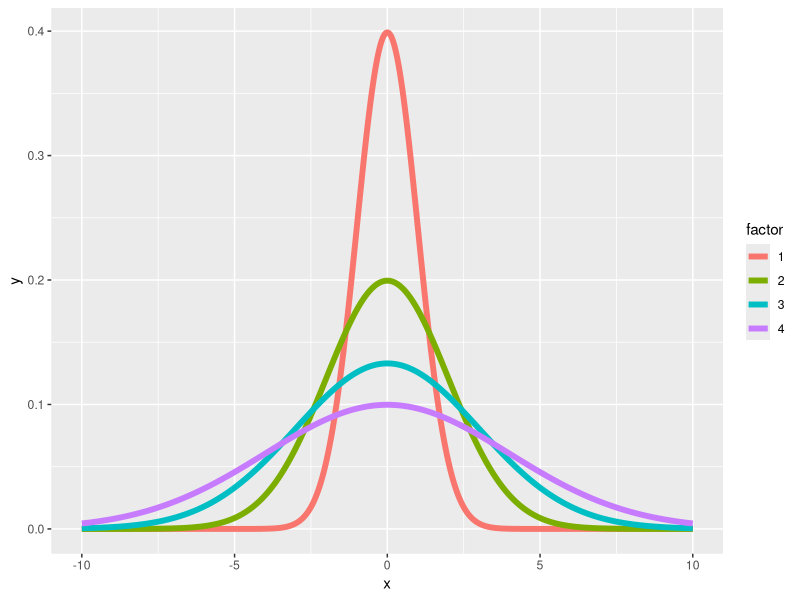

Write R code to recreate this figure.
## ---- chunk 1
library(ggplot2)
xvals <- seq(-10, 10, by = .01)
dat <- data.frame(
    y = c(
        dnorm(xvals, mean = 0, sd = 1),
        dnorm(xvals, mean = 0, sd = 2),
        dnorm(xvals, mean = 0, sd = 3),
        dnorm(xvals, mean = 0, sd = 4)
    ),
    x = rep(xvals, 4),
    factor = factor(rep(1 : 4, rep(length(xvals), 4)))
)
ggplot(dat, aes(x = x, y = y, color = factor)) + geom_line(size = 2) 
